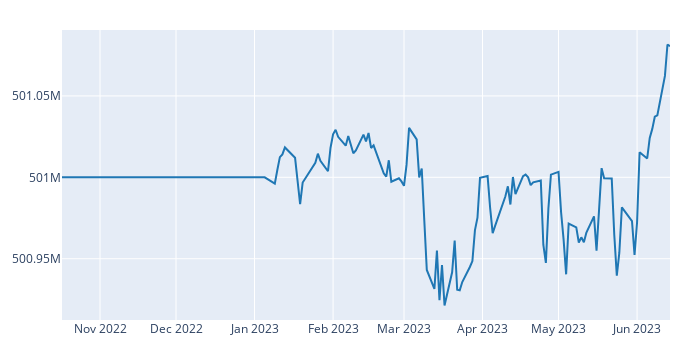

Notebook cell for this chart:
### Code cell
# We want to start the data fetch model_window days before the start of the backtest so we can run modelling on the first data
fetch_start_date_dt = datetime.strptime(start_date, "%Y-%m-%d") - timedelta(days=90)
fetch_start_date = fetch_start_date_dt.strftime("%Y-%m-%d")

start_time = time.time()

# Downloading stock data
data = yf.download(stocks, start=fetch_start_date, end=end_date)['Close']
data = data.ffill().bfill()

# Not particularly important- our starting capital for assigned to each stock
initial_capital = 1000000

# Running the data through our indicator- days when we buy will have a value of 1, and when we sell -1. 0 otherwise
buy_indicator = BuyIndicator.run(data, model_window=120, r2_b_threshold=0.001, days_before_tc=7, max_searches=20)

entry_signal = buy_indicator.buy_indicator == 1
exit_signal = buy_indicator.buy_indicator == -1

# Dropping some extra columns to make it match data
entry_signal.columns = entry_signal.columns.droplevel(['custom_model_window', 'custom_r2_b_threshold', 'custom_days_before_tc', 'custom_max_searches'])

# Cropping the data for the backtest to make it faster
data = data.loc[start_date:end_date]
entry_signal = entry_signal.loc[start_date:end_date]
exit_signal = exit_signal.loc[start_date:end_date]

# # Assigning an equal proportion of the capital to each stock, investing it all when we get an entr signal
num_stocks_to_buy = entry_signal.sum(axis=1)
weights = entry_signal.div(num_stocks_to_buy, axis=0)
weights = weights.mul(initial_capital / data).fillna(0)

# Creating the portfolio. Can change fees as desired
portfolio = vbt.Portfolio.from_signals(
    data,
    entry_signal,
    exit_signal,
    init_cash=initial_capital,
    size=weights,
    size_type='Amount',
    fees=0.001
)

# Printing stats- can add extra info about the portfolio at this point
print(portfolio.stats(group_by = True))

total_portfolio_value = portfolio.value().sum(axis=1)
total_portfolio_value.vbt.plot().show()

end_time = time.time()
print(f'Time taken: {end_time - start_time} seconds')

### Figure 1 — Plotly figure (JSON) as saved in the notebook; plotly's stock layout.template omitted (floating-point values rounded to 4 significant figures; data arrays with more than 128 entries replaced by an {"elided": "..."} marker saying what was removed)
{"data": [{"showlegend": false, "type": "scatter", "uid": "8604bfce-5565-4e9a-8450-59bc4664f7d1", "x": {"elided": "166 str values"}, "y": {"elided": "166 float values"}}], "layout": {"height": 350, "legend": {"orientation": "h", "traceorder": "normal", "x": 1, "xanchor": "right", "y": 1.02, "yanchor": "bottom"}, "margin": {"b": 30, "l": 30, "r": 30, "t": 30}, "width": 700}}
